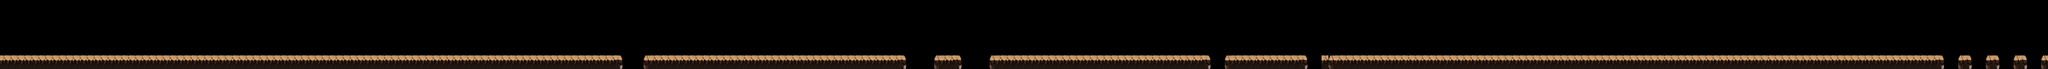

A 2D game scene composited from a Tiled map and its tileset images. What follows is a short description and the map's XML, with each tile layer's data collapsed to a summary:
An orthogonal 296x10 tile map with 64x64 px tiles, 3 tile layers (bg, bg的副本, platform), 3 tilesets and 376 objects.

<map version="1.4" tiledversion="2020.11.25" orientation="orthogonal" renderorder="right-down" width="296" height="10" tilewidth="64" tileheight="64" infinite="0" nextlayerid="8" nextobjectid="377">
 <tileset firstgid="1" source="../bg_cell_block.tsx" />
 <tileset firstgid="12" source="../item.tsx" />
 <tileset firstgid="73" source="../bg_cell_bg.tsx" />
 <layer id="1" name="bg" width="296" height="10">
  <data>[2960 cells, 0 non-empty, 0 distinct tile ids]</data>
 </layer>
 <layer id="7" name="bg的副本" width="296" height="10">
  <data>[2960 cells, 0 non-empty, 0 distinct tile ids]</data>
 </layer>
 <layer id="2" name="platform" width="296" height="10">
  <data>[2960 cells, 546 non-empty, 6 distinct tile ids]</data>
 </layer>
 <objectgroup id="3" name="object_obstacle">
  <object id="1" gid="8" x="3280" y="544" width="64" height="79" />
  <object id="2" gid="8" x="3328" y="544" width="64" height="79" />
  <object id="3" gid="8" x="2752" y="544" width="64" height="79" />
  <object id="4" gid="8" x="2704" y="544" width="64" height="79" />
  <object id="5" gid="7" x="4005" y="551" width="160" height="256" />
  <object id="6" gid="4" x="10276" y="551" width="90" height="111" />
  <object id="7" gid="4" x="11675" y="552" width="90" height="111" />
  <object id="8" gid="4" x="12210" y="550" width="90" height="111" />
  <object id="9" gid="11" x="7126" y="448" width="210" height="602" />
  <object id="10" gid="11" x="7490" y="448" width="210" height="602" />
  <object id="11" gid="11" x="12688" y="447" width="210" height="602" />
  <object id="12" gid="11" x="12995" y="449" width="210" height="602" />
  <object id="13" gid="11" x="9810" y="448" width="210" height="602" />
  <object id="14" gid="11" x="13545" y="447" width="210" height="602" />
  <object id="15" gid="11" x="13852" y="449" width="210" height="602" />
  <object id="16" gid="11" x="14131" y="446" width="210" height="602" />
  <object id="17" gid="7" x="14997" y="552" width="160" height="256" />
  <object id="18" gid="4" x="17392" y="551" width="90" height="111" />
  <object id="19" gid="4" x="16920" y="551" width="90" height="111" />
  <object id="20" gid="4" x="17472" y="560" width="90" height="111" />
  <object id="21" gid="4" x="9502" y="553" width="90" height="111" />
  <object id="22" gid="6" x="10726" y="556" width="116" height="220" />
  <object id="23" gid="8" x="10235" y="544" width="64" height="79" />
  <object id="24" gid="11" x="7698" y="448" width="210" height="602" />
  <object id="25" gid="11" x="13274" y="446" width="210" height="602" />
 </objectgroup>
 <objectgroup id="4" name="object_item">
  <object id="26" gid="13" x="2687" y="335" width="66" height="66" />
  <object id="27" gid="13" x="2618" y="389" width="66" height="66" />
  <object id="28" gid="13" x="2561" y="498" width="66" height="66" />
  <object id="29" gid="13" x="2822" y="390" width="66" height="66" />
  <object id="30" gid="13" x="2753" y="335" width="66" height="66" />
  <object id="31" gid="13" x="2497" y="498" width="66" height="66" />
  <object id="32" gid="13" x="2433" y="498" width="66" height="66" />
  <object id="33" gid="13" x="3398" y="390" width="66" height="66" />
  <object id="34" gid="13" x="3073" y="498" width="66" height="66" />
  <object id="35" gid="13" x="3329" y="335" width="66" height="66" />
  <object id="36" gid="13" x="3009" y="498" width="66" height="66" />
  <object id="37" gid="13" x="3263" y="335" width="66" height="66" />
  <object id="38" gid="13" x="3194" y="389" width="66" height="66" />
  <object id="39" gid="13" x="3137" y="498" width="66" height="66" />
  <object id="40" gid="13" x="2945" y="498" width="66" height="66" />
  <object id="41" gid="13" x="3457" y="498" width="66" height="66" />
  <object id="42" gid="13" x="2881" y="498" width="66" height="66" />
  <object id="43" gid="13" x="3585" y="498" width="66" height="66" />
  <object id="44" gid="13" x="3521" y="498" width="66" height="66" />
  <object id="45" gid="13" x="3713" y="498" width="66" height="66" />
  <object id="46" gid="13" x="3649" y="498" width="66" height="66" />
  <object id="47" gid="13" x="4417" y="498" width="66" height="66" />
  <object id="48" gid="13" x="4353" y="498" width="66" height="66" />
  <object id="49" gid="13" x="4545" y="519" width="66" height="66" />
  <object id="50" gid="13" x="4609" y="519" width="66" height="66" />
  <object id="51" gid="13" x="4481" y="519" width="66" height="66" />
  <object id="52" gid="13" x="5313" y="520" width="66" height="66" />
  <object id="53" gid="13" x="5377" y="520" width="66" height="66" />
  <object id="54" gid="13" x="5505" y="500" width="66" height="66" />
  <object id="55" gid="13" x="5441" y="520" width="66" height="66" />
  <object id="56" gid="13" x="5249" y="520" width="66" height="66" />
  <object id="57" gid="13" x="11970" y="498" width="66" height="66" />
  <object id="58" gid="13" x="11906" y="498" width="66" height="66" />
  <object id="59" gid="13" x="12481" y="498" width="66" height="66" />
  <object id="60" gid="13" x="12545" y="498" width="66" height="66" />
  <object id="61" gid="13" x="14785" y="498" width="66" height="66" />
  <object id="62" gid="13" x="14593" y="498" width="66" height="66" />
  <object id="63" gid="13" x="14721" y="498" width="66" height="66" />
  <object id="64" gid="13" x="14657" y="498" width="66" height="66" />
  <object id="65" gid="13" x="15425" y="498" width="66" height="66" />
  <object id="66" gid="13" x="15553" y="498" width="66" height="66" />
  <object id="67" gid="13" x="15489" y="498" width="66" height="66" />
  <object id="68" gid="13" x="15361" y="498" width="66" height="66" />
  <object id="69" gid="13" x="2369" y="498" width="66" height="66" />
  <object id="70" gid="13" x="2177" y="498" width="66" height="66" />
  <object id="71" gid="13" x="2305" y="498" width="66" height="66" />
  <object id="72" gid="13" x="2241" y="498" width="66" height="66" />
  <object id="73" gid="13" x="1921" y="498" width="66" height="66" />
  <object id="74" gid="13" x="2113" y="498" width="66" height="66" />
  <object id="75" gid="13" x="2049" y="498" width="66" height="66" />
  <object id="76" gid="13" x="1985" y="498" width="66" height="66" />
  <object id="77" gid="16" x="18145" y="321" width="66" height="66" />
  <object id="78" gid="16" x="18081" y="321" width="66" height="66" />
  <object id="79" gid="16" x="18528" y="321" width="66" height="66" />
  <object id="80" gid="16" x="18209" y="321" width="66" height="66" />
  <object id="81" gid="16" x="18656" y="321" width="66" height="66" />
  <object id="82" gid="16" x="18145" y="449" width="66" height="66" />
  <object id="83" gid="16" x="18592" y="321" width="66" height="66" />
  <object id="84" gid="16" x="18145" y="385" width="66" height="66" />
  <object id="85" gid="16" x="18656" y="449" width="66" height="66" />
  <object id="86" gid="16" x="18592" y="385" width="66" height="66" />
  <object id="87" gid="16" x="18017" y="321" width="66" height="66" />
  <object id="88" gid="16" x="18784" y="321" width="66" height="66" />
  </objectgroup>
 <objectgroup id="5" name="object_monster">
  <!-- 7 objects omitted --></objectgroup>
 <objectgroup id="6" name="object_monster2" visible="0">
  <!-- 7 objects omitted --></objectgroup>
</map>
<!-- 288 of 376 objects omitted -->
